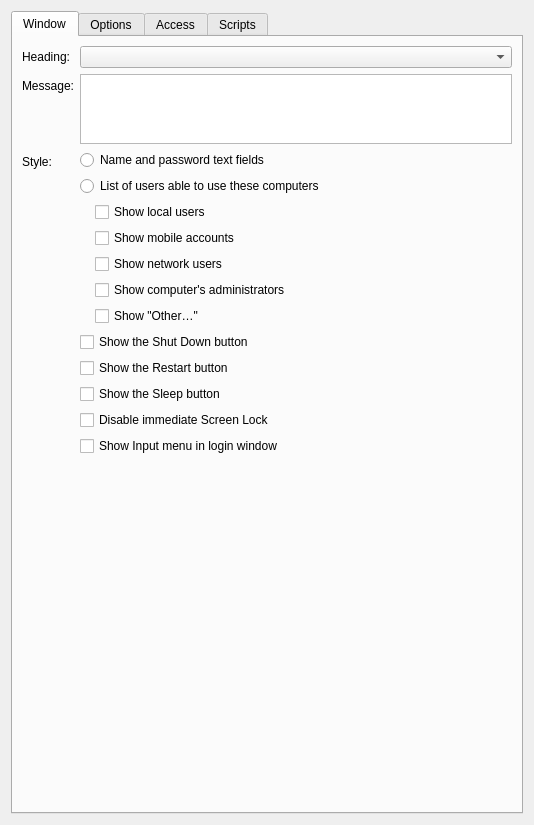
<?xml version="1.0" encoding="UTF-8"?>
<ui version="4.0">
 <class>LoginWindowForm</class>
 <widget class="QWidget" name="LoginWindowForm">
  <property name="geometry">
   <rect>
    <x>0</x>
    <y>0</y>
    <width>534</width>
    <height>825</height>
   </rect>
  </property>
  <property name="windowTitle">
   <string>Form</string>
  </property>
  <layout class="QVBoxLayout" name="verticalLayout">
   <item>
    <widget class="QTabWidget" name="tabWidget">
     <property name="currentIndex">
      <number>0</number>
     </property>
     <widget class="QWidget" name="tab_window">
      <attribute name="title">
       <string>Window</string>
      </attribute>
      <layout class="QFormLayout" name="formLayout">
       <item row="0" column="0">
        <widget class="QLabel" name="label">
         <property name="text">
          <string>Heading:</string>
         </property>
        </widget>
       </item>
       <item row="0" column="1">
        <widget class="QComboBox" name="m_comboHeading"/>
       </item>
       <item row="1" column="0">
        <widget class="QLabel" name="label_2">
         <property name="text">
          <string>Message:</string>
         </property>
        </widget>
       </item>
       <item row="1" column="1">
        <widget class="QTextEdit" name="m_editMessage">
         <property name="sizePolicy">
          <sizepolicy hsizetype="Expanding" vsizetype="Fixed">
           <horstretch>0</horstretch>
           <verstretch>0</verstretch>
          </sizepolicy>
         </property>
         <property name="maximumSize">
          <size>
           <width>16777215</width>
           <height>70</height>
          </size>
         </property>
        </widget>
       </item>
       <item row="2" column="0">
        <widget class="QLabel" name="label_3">
         <property name="text">
          <string>Style:</string>
         </property>
        </widget>
       </item>
       <item row="2" column="1">
        <layout class="QVBoxLayout" name="verticalLayout_7">
         <item>
          <widget class="QRadioButton" name="m_radioFullName">
           <property name="text">
            <string>Name and password text fields</string>
           </property>
          </widget>
         </item>
         <item>
          <widget class="QRadioButton" name="m_radioListUsers">
           <property name="text">
            <string>List of users able to use these computers</string>
           </property>
          </widget>
         </item>
         <item>
          <widget class="QWidget" name="m_widgetListOptions" native="true">
           <layout class="QVBoxLayout" name="verticalLayout_8">
            <property name="leftMargin">
             <number>15</number>
            </property>
            <property name="topMargin">
             <number>0</number>
            </property>
            <property name="rightMargin">
             <number>0</number>
            </property>
            <property name="bottomMargin">
             <number>0</number>
            </property>
            <item>
             <widget class="QCheckBox" name="m_checkLocalUsers">
              <property name="text">
               <string>Show local users</string>
              </property>
             </widget>
            </item>
            <item>
             <widget class="QCheckBox" name="m_checkMobileAccounts">
              <property name="text">
               <string>Show mobile accounts</string>
              </property>
             </widget>
            </item>
            <item>
             <widget class="QCheckBox" name="m_checkNetworkUsers">
              <property name="text">
               <string>Show network users</string>
              </property>
             </widget>
            </item>
            <item>
             <widget class="QCheckBox" name="m_checkAdministrators">
              <property name="text">
               <string>Show computer's administrators</string>
              </property>
             </widget>
            </item>
            <item>
             <widget class="QCheckBox" name="m_checkOther">
              <property name="text">
               <string>Show &quot;Other…&quot;</string>
              </property>
             </widget>
            </item>
           </layout>
          </widget>
         </item>
         <item>
          <widget class="QCheckBox" name="m_checkShutdown">
           <property name="text">
            <string>Show the Shut Down button</string>
           </property>
          </widget>
         </item>
         <item>
          <widget class="QCheckBox" name="m_checkRestart">
           <property name="text">
            <string>Show the Restart button</string>
           </property>
          </widget>
         </item>
         <item>
          <widget class="QCheckBox" name="m_checkSleep">
           <property name="text">
            <string>Show the Sleep button</string>
           </property>
          </widget>
         </item>
         <item>
          <widget class="QCheckBox" name="m_checkImmediateScreenLock">
           <property name="text">
            <string>Disable immediate Screen Lock</string>
           </property>
          </widget>
         </item>
         <item>
          <widget class="QCheckBox" name="m_checkShowInputMenu">
           <property name="text">
            <string>Show Input menu in login window</string>
           </property>
          </widget>
         </item>
        </layout>
       </item>
      </layout>
     </widget>
     <widget class="QWidget" name="tab_options">
      <attribute name="title">
       <string>Options</string>
      </attribute>
      <layout class="QVBoxLayout" name="verticalLayout_2">
       <property name="leftMargin">
        <number>0</number>
       </property>
       <property name="rightMargin">
        <number>0</number>
       </property>
       <item>
        <widget class="QCheckBox" name="m_checkShowPasswordHint">
         <property name="text">
          <string>Show password hint when needed and available</string>
         </property>
        </widget>
       </item>
       <item>
        <widget class="QCheckBox" name="m_checkDisableAutoLogin">
         <property name="text">
          <string>Disable automatic login</string>
         </property>
        </widget>
       </item>
       <item>
        <widget class="QCheckBox" name="m_checkDisablePrivacyConsentDuringLogin">
         <property name="text">
          <string>Disable Privacy consent window during login</string>
         </property>
        </widget>
       </item>
       <item>
        <widget class="QCheckBox" name="m_checkDisableAppleIDSetupDuringLogin">
         <property name="text">
          <string>Disable Apple ID setup during login</string>
         </property>
        </widget>
       </item>
       <item>
        <widget class="QCheckBox" name="m_checkDisableiCloudStorageDuringLogin">
         <property name="text">
          <string>Disable iCloud Storage window during login</string>
         </property>
        </widget>
       </item>
       <item>
        <widget class="QCheckBox" name="m_checkDisableSiriSetupDuringLogin">
         <property name="text">
          <string>Disable Siri setup during login</string>
         </property>
        </widget>
       </item>
       <item>
        <widget class="QCheckBox" name="m_checkDisableTrueToneDuringLogin">
         <property name="text">
          <string>Disable True Tone Display window during login</string>
         </property>
        </widget>
       </item>
       <item>
        <widget class="QCheckBox" name="m_checkDisableScreenTimeDuringLogin">
         <property name="text">
          <string>Disable Screen Time window during login</string>
         </property>
        </widget>
       </item>
       <item>
        <widget class="QCheckBox" name="m_checkDisableChooseYourLookDuringLogin">
         <property name="text">
          <string>Disable Сhoose Your Look window during login</string>
         </property>
        </widget>
       </item>
       <item>
        <widget class="QCheckBox" name="m_checkDisableTouchIdSetupDuringLogin">
         <property name="text">
          <string>Disable Touch ID setup during login</string>
         </property>
        </widget>
       </item>
       <item>
        <widget class="QCheckBox" name="m_checkDisableUnlockWithWatchDuringLogin">
         <property name="text">
          <string>Disable Unlock with Watch window during login</string>
         </property>
        </widget>
       </item>
       <item>
        <widget class="QCheckBox" name="m_checkDisableAccessibilityDuringLogin">
         <property name="text">
          <string>Disable Accessibility window during login</string>
         </property>
        </widget>
       </item>
       <item>
        <widget class="QCheckBox" name="m_checkEnableConsoleLogin">
         <property name="text">
          <string>Enable &gt;console login</string>
         </property>
        </widget>
       </item>
       <item>
        <widget class="QCheckBox" name="m_checkEnableFastUserSwitching">
         <property name="text">
          <string>Enable Fast User Switching</string>
         </property>
        </widget>
       </item>
       <item>
        <layout class="QHBoxLayout" name="horizontalLayout">
         <property name="spacing">
          <number>3</number>
         </property>
         <item>
          <widget class="QCheckBox" name="m_checkLogoutAfter">
           <property name="text">
            <string>Log out users after:</string>
           </property>
          </widget>
         </item>
         <item>
          <widget class="QSpinBox" name="m_spinLogoutTimeout">
           <property name="minimum">
            <number>3</number>
           </property>
          </widget>
         </item>
         <item>
          <widget class="QLabel" name="label_4">
           <property name="text">
            <string>minutes of inactivity (minimum 3 minutes)</string>
           </property>
          </widget>
         </item>
        </layout>
       </item>
       <item>
        <widget class="QCheckBox" name="m_checkDisableManagement">
         <property name="text">
          <string>Computer administrators may refresh or disable management</string>
         </property>
        </widget>
       </item>
       <item>
        <widget class="QCheckBox" name="m_checkNameToRecord">
         <property name="text">
          <string>Set computer name to computer record name</string>
         </property>
        </widget>
       </item>
       <item>
        <widget class="QCheckBox" name="m_checkEnableExternalAccounts">
         <property name="text">
          <string>Enable external accounts</string>
         </property>
        </widget>
       </item>
       <item>
        <widget class="QCheckBox" name="m_checkAllowGuest">
         <property name="text">
          <string>Allow Guest User</string>
         </property>
        </widget>
       </item>
       <item>
        <layout class="QHBoxLayout" name="horizontalLayout_2">
         <item>
          <widget class="QCheckBox" name="m_checkStartScreenSaver">
           <property name="text">
            <string>Start screen saver after:</string>
           </property>
          </widget>
         </item>
         <item>
          <widget class="QComboBox" name="m_comboScreenSaverTimeout"/>
         </item>
         <item>
          <spacer name="horizontalSpacer">
           <property name="orientation">
            <enum>Qt::Horizontal</enum>
           </property>
           <property name="sizeHint" stdset="0">
            <size>
             <width>40</width>
             <height>20</height>
            </size>
           </property>
          </spacer>
         </item>
        </layout>
       </item>
       <item>
        <widget class="QCheckBox" name="m_checkUseScreenSaverAtPath">
         <property name="text">
          <string>Use screen saver module at path:</string>
         </property>
        </widget>
       </item>
       <item>
        <widget class="QWidget" name="widget" native="true">
         <layout class="QHBoxLayout" name="horizontalLayout_3">
          <item>
           <widget class="QLineEdit" name="m_editScreenSaverPath"/>
          </item>
         </layout>
        </widget>
       </item>
       <item>
        <spacer name="verticalSpacer">
         <property name="orientation">
          <enum>Qt::Vertical</enum>
         </property>
         <property name="sizeHint" stdset="0">
          <size>
           <width>20</width>
           <height>40</height>
          </size>
         </property>
        </spacer>
       </item>
      </layout>
     </widget>
     <widget class="QWidget" name="tab_access">
      <attribute name="title">
       <string>Access</string>
      </attribute>
      <layout class="QVBoxLayout" name="verticalLayout_5">
       <item>
        <widget class="QLabel" name="label_5">
         <property name="text">
          <string>Allow</string>
         </property>
        </widget>
       </item>
       <item>
        <widget class="QLabel" name="lTipAllow">
         <property name="text">
          <string>The users and groups that can login at this computer</string>
         </property>
        </widget>
       </item>
       <item>
        <widget class="QListWidget" name="m_listAllow"/>
       </item>
       <item>
        <layout class="QHBoxLayout" name="horizontalLayout_4">
         <item>
          <widget class="QToolButton" name="m_buttonAddAllow">
           <property name="text">
            <string>+</string>
           </property>
          </widget>
         </item>
         <item>
          <widget class="QToolButton" name="m_buttonRemoveAllow">
           <property name="text">
            <string>-</string>
           </property>
          </widget>
         </item>
         <item>
          <spacer name="horizontalSpacer_3">
           <property name="orientation">
            <enum>Qt::Horizontal</enum>
           </property>
           <property name="sizeHint" stdset="0">
            <size>
             <width>40</width>
             <height>20</height>
            </size>
           </property>
          </spacer>
         </item>
        </layout>
       </item>
       <item>
        <widget class="QLabel" name="label_7">
         <property name="text">
          <string>Deny</string>
         </property>
        </widget>
       </item>
       <item>
        <widget class="QLabel" name="lTipDeny">
         <property name="text">
          <string>The users and groups that cannot login at this computer</string>
         </property>
        </widget>
       </item>
       <item>
        <widget class="QListWidget" name="m_listDeny"/>
       </item>
       <item>
        <layout class="QHBoxLayout" name="horizontalLayout_5">
         <item>
          <widget class="QToolButton" name="m_buttonAddDeny">
           <property name="text">
            <string>+</string>
           </property>
          </widget>
         </item>
         <item>
          <widget class="QToolButton" name="m_buttonRemoveDeny">
           <property name="text">
            <string>-</string>
           </property>
          </widget>
         </item>
         <item>
          <spacer name="horizontalSpacer_4">
           <property name="orientation">
            <enum>Qt::Horizontal</enum>
           </property>
           <property name="sizeHint" stdset="0">
            <size>
             <width>40</width>
             <height>20</height>
            </size>
           </property>
          </spacer>
         </item>
        </layout>
       </item>
       <item>
        <widget class="QCheckBox" name="m_checkLocalOnlyMayLogin">
         <property name="text">
          <string>Local-only users may log in</string>
         </property>
        </widget>
       </item>
       <item>
        <widget class="QCheckBox" name="m_checkLocalOnlyUseWorkgroupSettings">
         <property name="text">
          <string>Local-only users use available workgroup settings</string>
         </property>
        </widget>
       </item>
       <item>
        <widget class="QCheckBox" name="m_checkIgnoreWorkgroupNesting">
         <property name="text">
          <string>Ignore workgroup nesting</string>
         </property>
        </widget>
       </item>
       <item>
        <widget class="QCheckBox" name="m_checkCombineWorkgroupSettings">
         <property name="text">
          <string>Combine available workgroup settings</string>
         </property>
        </widget>
       </item>
       <item>
        <widget class="QCheckBox" name="m_checkShowWorkgroupDialog">
         <property name="text">
          <string>Always show workgroup dialog during login</string>
         </property>
        </widget>
       </item>
       <item>
        <widget class="QWidget" name="m_widgetResolveGuidWarning" native="true">
         <layout class="QVBoxLayout" name="verticalLayout_3">
          <item>
           <layout class="QHBoxLayout" name="horizontalLayout_6">
            <item>
             <widget class="QLabel" name="label_8">
              <property name="maximumSize">
               <size>
                <width>16</width>
                <height>16</height>
               </size>
              </property>
              <property name="text">
               <string/>
              </property>
              <property name="pixmap">
               <pixmap resource="Configurator.qrc">:/assets/Warning.png</pixmap>
              </property>
              <property name="scaledContents">
               <bool>true</bool>
              </property>
             </widget>
            </item>
            <item>
             <widget class="QLabel" name="label_6">
              <property name="text">
               <string>Some name/group lookups failed - GUID's are shown</string>
              </property>
             </widget>
            </item>
           </layout>
          </item>
         </layout>
        </widget>
       </item>
       <item>
        <spacer name="verticalSpacer_2">
         <property name="orientation">
          <enum>Qt::Vertical</enum>
         </property>
         <property name="sizeHint" stdset="0">
          <size>
           <width>20</width>
           <height>40</height>
          </size>
         </property>
        </spacer>
       </item>
      </layout>
     </widget>
     <widget class="QWidget" name="tab_scripts">
      <attribute name="title">
       <string>Scripts</string>
      </attribute>
      <layout class="QVBoxLayout" name="verticalLayout_4">
       <item>
        <layout class="QHBoxLayout" name="horizontalLayout_8">
         <item>
          <widget class="QCheckBox" name="m_checkLoginScript">
           <property name="text">
            <string>Login script:</string>
           </property>
          </widget>
         </item>
         <item>
          <widget class="QLineEdit" name="m_editLoginScript">
           <property name="sizePolicy">
            <sizepolicy hsizetype="Expanding" vsizetype="Fixed">
             <horstretch>0</horstretch>
             <verstretch>0</verstretch>
            </sizepolicy>
           </property>
           <property name="minimumSize">
            <size>
             <width>0</width>
             <height>0</height>
            </size>
           </property>
           <property name="readOnly">
            <bool>true</bool>
           </property>
          </widget>
         </item>
         <item>
          <widget class="QPushButton" name="m_buttonSelectLoginScript">
           <property name="enabled">
            <bool>false</bool>
           </property>
           <property name="text">
            <string>Select...</string>
           </property>
          </widget>
         </item>
        </layout>
       </item>
       <item>
        <widget class="QCheckBox" name="m_checkExecuteLogin">
         <property name="text">
          <string>Also execute the client computer's LoginHook script</string>
         </property>
         <property name="checked">
          <bool>true</bool>
         </property>
        </widget>
       </item>
       <item>
        <layout class="QHBoxLayout" name="horizontalLayout_7">
         <item>
          <widget class="QCheckBox" name="m_checkLogoutScript">
           <property name="text">
            <string>Logout script:</string>
           </property>
          </widget>
         </item>
         <item>
          <widget class="QLineEdit" name="m_editLogoutScript">
           <property name="minimumSize">
            <size>
             <width>0</width>
             <height>0</height>
            </size>
           </property>
           <property name="readOnly">
            <bool>true</bool>
           </property>
          </widget>
         </item>
         <item>
          <widget class="QPushButton" name="m_buttonSelectLogoutScript">
           <property name="enabled">
            <bool>false</bool>
           </property>
           <property name="text">
            <string>Select...</string>
           </property>
          </widget>
         </item>
        </layout>
       </item>
       <item>
        <widget class="QCheckBox" name="m_checkExecuteLogout">
         <property name="text">
          <string>Also execute the client computer's LogoutHook script</string>
         </property>
         <property name="checked">
          <bool>true</bool>
         </property>
        </widget>
       </item>
       <item>
        <widget class="QGroupBox" name="groupBox">
         <property name="title">
          <string/>
         </property>
         <property name="checkable">
          <bool>false</bool>
         </property>
         <property name="checked">
          <bool>false</bool>
         </property>
         <layout class="QVBoxLayout" name="verticalLayout_6">
          <item>
           <widget class="QLabel" name="label_11">
            <property name="text">
             <string>The above settings require specific properties in the file
~root/Library/Preferences/com.apple.loginwindow.plist, 
located on the client computer:
  • Set EnableMCXLoginScripts to TRUE.
  • Set MCXScriptTrust to the string Anonymous.
 Checking this option will make the FileWave Client verify these settings exist in the file.</string>
            </property>
            <property name="wordWrap">
             <bool>true</bool>
            </property>
           </widget>
          </item>
          <item>
           <widget class="QCheckBox" name="verifyLoginWindowPlist">
            <property name="text">
             <string>Verify settings in com.apple.loginwindow.plist</string>
            </property>
           </widget>
          </item>
         </layout>
        </widget>
       </item>
       <item>
        <spacer name="verticalSpacer_3">
         <property name="orientation">
          <enum>Qt::Vertical</enum>
         </property>
         <property name="sizeHint" stdset="0">
          <size>
           <width>20</width>
           <height>40</height>
          </size>
         </property>
        </spacer>
       </item>
      </layout>
     </widget>
    </widget>
   </item>
  </layout>
 </widget>
 <resources>
  <include location="Configurator.qrc"/>
 </resources>
 <connections/>
</ui>
